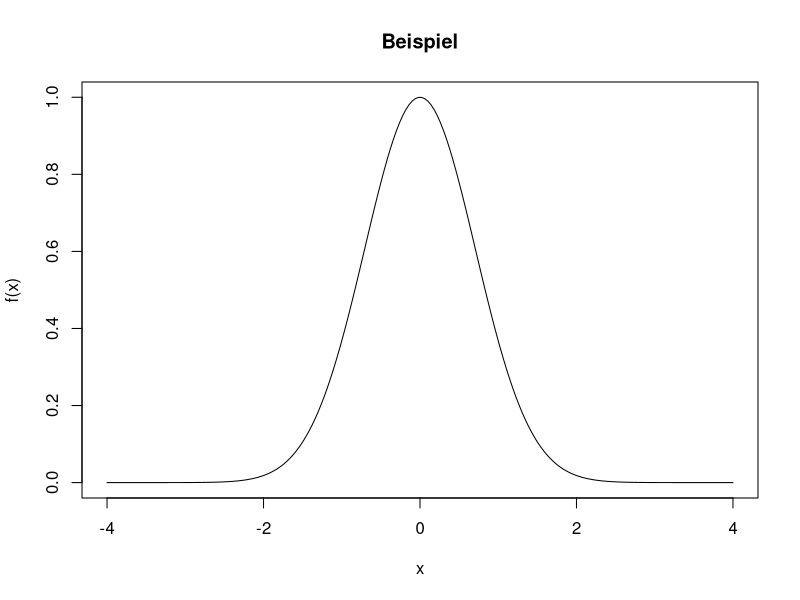
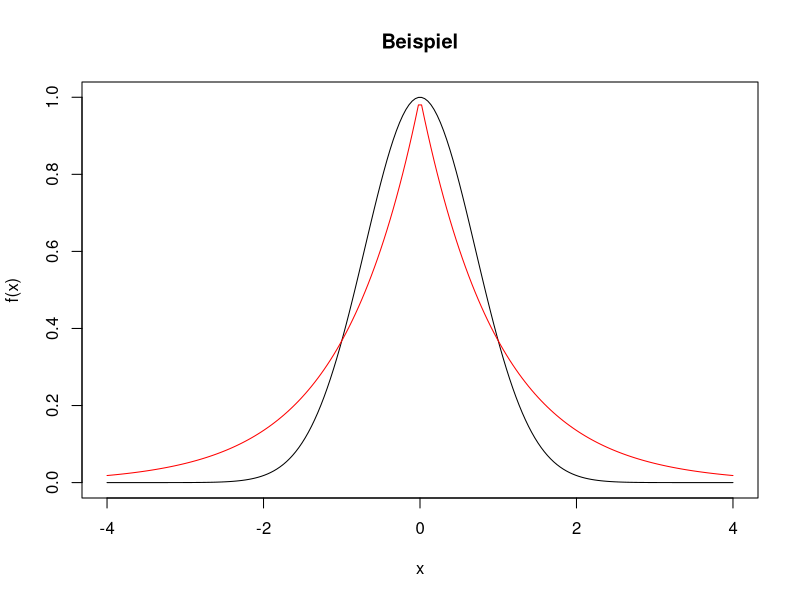
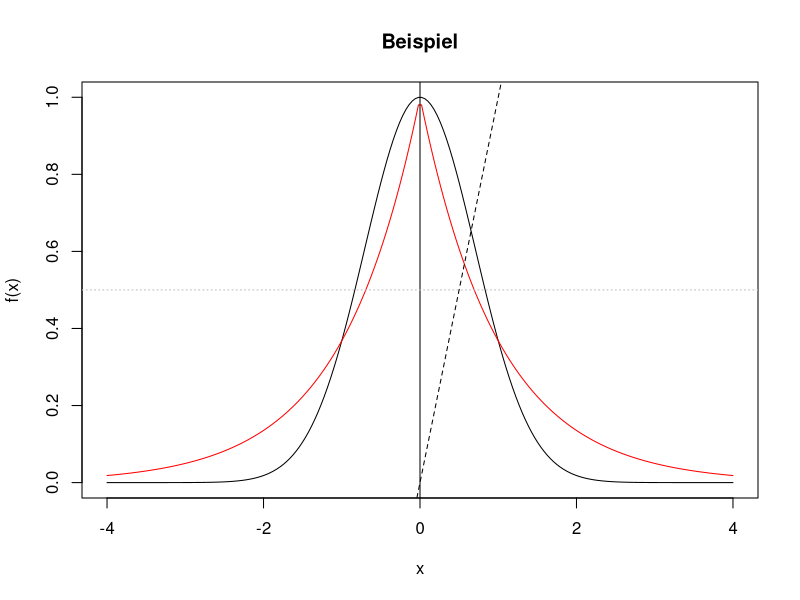
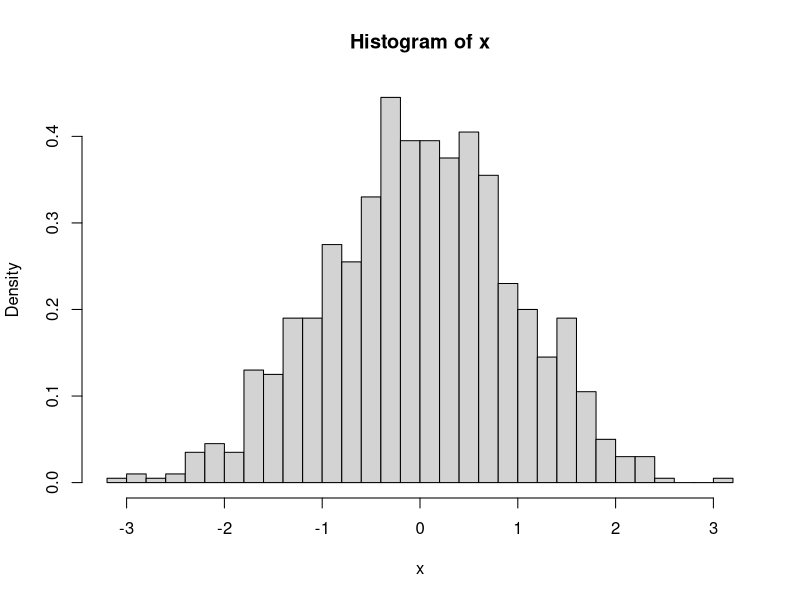

Here is the R script that generated these plots, in order:
## ---- chunk 1
x <- c(8, 0, -5, 3, 1)
## ---- chunk 2
print(x)
## ---- chunk 3
x
## ---- chunk 4
a <- c(1, 3, 5)
b <- c(2, 4, 6)
x <- c(a, b)
x
## ---- chunk 5
x <- seq(from=1, to=2, length=11)
## ---- chunk 6
x
## ---- chunk 7
y <- seq(from=0, to=100, by=5)
y
## ---- chunk 8
1:20
## ---- chunk 9
x <- seq(from=0, to=20, length=100)
## ---- chunk 10
x <- seq(0, 20, length=100)
## ---- chunk 11
x <- rep(0, 7)
## ---- chunk 12
x
## ---- chunk 13
y <- rep(9, 4)
## ---- chunk 14
x <- rep(0:4, times=3)
x
## ---- chunk 15
y <- rep(0:4, each=3)
y
## ---- chunk 16
x <- c(6, 1, 2, -3, 0, 0, 4)
x[3]
## ---- chunk 17
a <- c(1,1,3,7)
x[a]
## ---- chunk 18
x[1:3]
## ---- chunk 19
x[-6]
## ---- chunk 20
x <- c(1, 9, 8, -1, 10, 5, 6, -3, 4)
## ---- chunk 21
b <- (x < 0)
## ---- chunk 22
print(b)
## ---- chunk 23
y <- x[b]
y
## ---- chunk 24
y <- x[x < 0]
y
## ---- chunk 25
x <- c(1, 9, 8, -1, 10, 5, 6, -3, 4)
## ---- chunk 26
sum(x < 0)
## ---- chunk 27
mean(x < 0)
## ---- chunk 28
n <- 8
for(i in 1:n){
  print(i^2)
}
## ---- chunk 29
x <- c(6, 1, 2, -3, 0, 0, 4)
S <- 0
for(i in 1:length(x)){
  S <- S + x[i]^2
}
print(S)
## ---- chunk 30
n <- 10
x <- rep(0,n)
for(i in 1:n){
  x[i] <- i*(i+1)
}
print(x)
## ---- chunk 31
x <- c(6, 1, 2, -3, 0, 0, 4)
j <- 1
S <- 0
while(j <= length(x)){
  S <- S + x[j]^2
  j <- j+1
}
print(S)
## ---- chunk 32
repeat{
  x <- rnorm(n=100)
  if(max(x) >= 4){
    break
  }
}
print(max(x))
## ---- chunk 33
pnorm(8, 10, 3)
## ---- chunk 34
pnorm(q=8, mean=10, sd=3)
## ---- chunk 35
pnorm(sd=3, q=8, mean=10)
## ---- chunk 36
pnorm(8, mean=10, sd=3)
## ---- chunk 37
pnorm(2)
## ---- chunk 38
x <- seq(from=-4, to=4, length=200)
f <- exp(-x^2)
plot(x, f, type="l", main="Beispiel", xlab="x", ylab="f(x)")
## ---- chunk 39
x <- seq(from=-4, to=4, length=200)
f <- exp(-x^2)
g <- exp(-abs(x))

plot(x, f, type="l", main="Beispiel", xlab="x", ylab="f(x)")
lines(x,g, col="red")
## ---- chunk 40
x <- seq(from=-4, to=4, length=200)
f <- exp(-x^2)
g <- exp(-abs(x))

plot(x, f, type="l", main="Beispiel", xlab="x", ylab="f(x)")
lines(x,g, col="red")
abline(v=0)
abline(h=0.5, col="grey", lty="dotted")
abline(a=0, b=1, lty="dashed")

## ---- chunk 41
x <- rnorm(n=1000, mean=0, sd=1)
hist(x, breaks=40, probability=TRUE)
